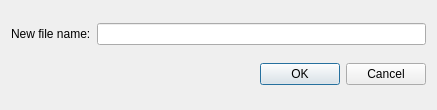
<?xml version="1.0" encoding="UTF-8"?>
<ui version="4.0">
 <class>UI_new_config</class>
 <widget class="QDialog" name="UI_new_config">
  <property name="windowModality">
   <enum>Qt::ApplicationModal</enum>
  </property>
  <property name="geometry">
   <rect>
    <x>0</x>
    <y>0</y>
    <width>437</width>
    <height>110</height>
   </rect>
  </property>
  <property name="windowTitle">
   <string>Config filename</string>
  </property>
  <property name="windowIcon">
   <iconset>
    <normaloff>images/opentrack.png</normaloff>images/opentrack.png</iconset>
  </property>
  <layout class="QGridLayout" name="gridLayout">
   <item row="0" column="0">
    <widget class="QLabel" name="label">
     <property name="text">
      <string>New file name:</string>
     </property>
    </widget>
   </item>
   <item row="0" column="1">
    <widget class="QLineEdit" name="lineEdit">
     <property name="minimumSize">
      <size>
       <width>271</width>
       <height>0</height>
      </size>
     </property>
    </widget>
   </item>
   <item row="1" column="1">
    <widget class="QDialogButtonBox" name="buttonBox">
     <property name="standardButtons">
      <set>QDialogButtonBox::Cancel|QDialogButtonBox::Ok</set>
     </property>
    </widget>
   </item>
  </layout>
 </widget>
 <resources/>
 <connections/>
</ui>
